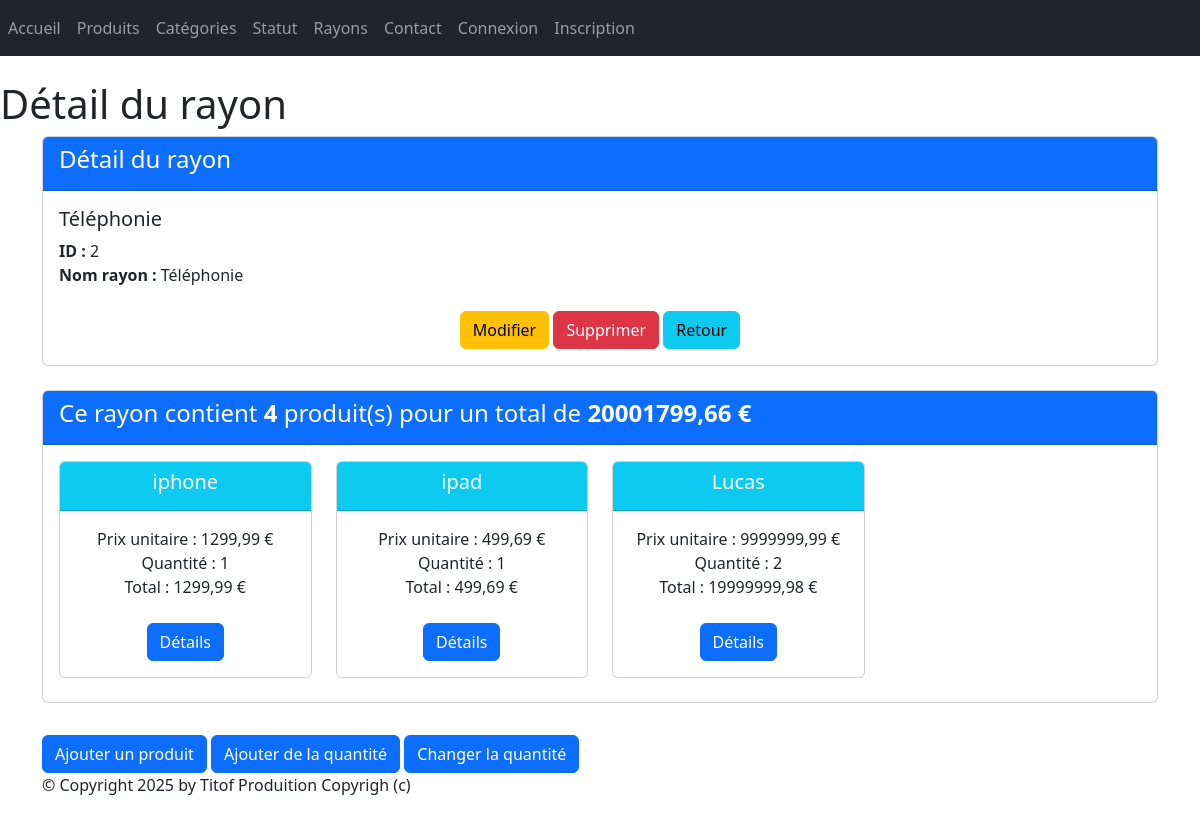
The page /monApp/rayon/2/ on the database its author committed.
### monApp/models.py (models this page shows, shortened)
class Rayon(models.Model):
    idRayon = models.AutoField(primary_key=True)
    nomRayon = models.CharField(max_length=200)

class Produit(models.Model):
    refProd = models.AutoField(primary_key=True)
    intituleProd = models.CharField(max_length=200)
    prixUnitaireProd = models.DecimalField(max_digits=10, decimal_places=2)
    dateFabr = models.DateField(default=date.today())
    categorie = models.ForeignKey(Categorie, on_delete=models.CASCADE, related_name="produits",null=True, blank=True)
    statut = models.ForeignKey(Statut, on_delete=models.CASCADE, related_name="produitS",null=True, blank=True)

### monApp/views.py (the view)
# urls.py: path("rayon/<pk>/", views.RayonDetailView.as_view(), name="dtl_r"),
class RayonDetailView(DetailView):
    model = Rayon
    template_name = "monApp/detail_rayon.html"
    context_object_name = "r"
    def get_context_data(self, **kwargs):
        context = super(RayonDetailView, self).get_context_data(**kwargs)
        context['titremenu'] = "Détail du rayon"
        prdts_dt = []
        total_rayon = 0
        total_nb_produit = 0
        for contenir in self.object.contenirR.all():
            total_produit = contenir.refProd.prixUnitaireProd * contenir.qte
            prdts_dt.append({   'produit': contenir.refProd,
                                'qte': contenir.qte,
                                'prix_unitaire': contenir.refProd.prixUnitaireProd,
                                'total_produit': total_produit} )
            total_rayon += total_produit
            total_nb_produit += contenir.qte
        context['prdts_dt'] = prdts_dt
        context['total_rayon'] = total_rayon
        context['total_nb_produit'] = total_nb_produit
        return context

### monApp/templates/monApp/detail_rayon.html
{% extends 'monApp/base.html' %}
{% block menu %}
    <h1>{{titremenu}}</h1>
{% endblock %}
{% block contenu %}
    <div class="card mb-4">
        <div class="card-header bg-primary text-white">
            <h4>Détail du rayon</h4>
        </div>
        <div class="card-body">
            <h5 class="card-title">{{ r.nomRayon }}</h5>
            <ul class="list-unstyled">
            <li><strong>ID :</strong> {{ r.idRayon }}</li>
            <li><strong>Nom rayon :</strong> {{ r.nomRayon }}</li>
            </ul>
            <div class="car-footer text-center">
                <a href="{% url 'r-chng' r.idRayon %}" class="btn btn-warning mt-2">Modifier</a>
                <a href="{% url 'dlt-r' r.idRayon %}" class="btn btn-danger mt-2">Supprimer</a>
                <a href="{% url 'lst_rs' %}" class="btn btn-info mt-2">Retour</a>
            </div>
        </div>
    </div>
    <div class="card mb-4">
        <div class="card-header bg-primary text-white">
            <h4>Ce rayon contient <strong> {{total_nb_produit}} </strong> produit(s) pour un total de
            <strong>{{total_rayon|floatformat:2 }} € </strong></h4>
        </div>
        <div class="card-body">
            <div class="row">
            {% if prdts_dt %}
                {% for data in prdts_dt %}
                    <div class="col-sm-3">
                        <div class="card mb-2 text-center">
                            <div class="card-header bg-info text-white">
                                <h5 class="card-title">{{ data.produit.intituleProd }}</h5>
                            </div>
                            <div class="card-body">
                                <ul class="list-unstyled">
                                    <li>Prix unitaire : {{data.prix_unitaire }} € </li>
                                    <li>Quantité : {{data.qte }} </li>
                                    <li>Total : {{ data.total_produit}} €</li>
                                </ul>
                    <a href="{% url 'dtl_prdt' data.produit.refProd %}" class="btn btn-primary mt-2">Détails</a>
                            </div>
                        </div>
                    </div>
                {% endfor %}
            </div>
            {% else %}
                <p class="text-muted">Aucun produit trouvé pour cette catégorie.</p>
            {% endif %}
        </div>
    </div>
    <a href="{% url 'crt-cntnr' r.idRayon %}" class="btn btn-primary mt-2">Ajouter un produit</a>
    <a href="{% url 'pdta-cntnr' r.idRayon %}" class="btn btn-primary mt-2">Ajouter de la quantité</a>
    <a href="{% url 'pdt-cntnr' r.idRayon %}" class="btn btn-primary mt-2">Changer la quantité</a>
{% endblock %}

### static/styles.css (style rules this page uses)
h1 { color: red }

### rows shown on the page
Rayon: nomRayon "Téléphonie", idRayon "2"
Produit: produit.intituleProd "iphone", prix_unitaire "1299,99", qte "1", total_produit "1299,99"
Produit: produit.intituleProd "ipad", prix_unitaire "499,69", qte "1", total_produit "499,69"
Produit: produit.intituleProd "Lucas", prix_unitaire "9999999,99", qte "2", total_produit "19999999,98"

### other values the page prints
{{ titremenu }} "Détail du rayon"
{{ total_nb_produit }} "4"
{{ total_rayon|floatformat:2 }} "20001799,66"
